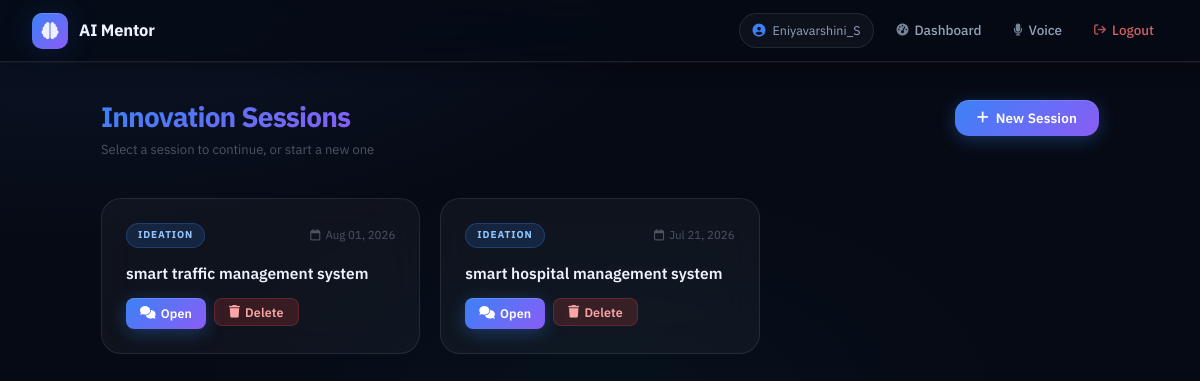
The app's page /dashboard/ (signed in) with its own data.
### models.py (models this page shows, shortened)
class User(UserMixin, db.Model):
    __tablename__ = "users"
    id = db.Column(db.Integer, primary_key=True)
    username = db.Column(db.String(64), unique=True, nullable=False)
    email = db.Column(db.String(120), unique=True, nullable=False)
    password_hash = db.Column(db.String(256), nullable=False)
    created_at = db.Column(db.DateTime, default=datetime.utcnow)
    sessions = db.relationship("MentorSession", back_populates="user", lazy="dynamic")

class MentorSession(db.Model):
    __tablename__ = "mentor_sessions"
    id = db.Column(db.Integer, primary_key=True)
    title = db.Column(db.String(200), nullable=False, default="Untitled Session")
    stage = db.Column(db.String(50), nullable=False, default="ideation")  # ideation | prototype | scale
    created_at = db.Column(db.DateTime, default=datetime.utcnow)
    updated_at = db.Column(db.DateTime, default=datetime.utcnow, onupdate=datetime.utcnow)
    user_id = db.Column(db.Integer, db.ForeignKey("users.id"), nullable=False)
    user = db.relationship("User", back_populates="sessions")
    messages = db.relationship("Message", back_populates="session", lazy="dynamic", cascade="all, delete-orphan")

### routes/dashboard.py (the view)
@dashboard_bp.route("/")
@login_required
def index():
    sessions = (
        current_user.sessions
        .order_by(MentorSession.updated_at.desc())
        .all()
    )
    return render_template("dashboard/index.html", sessions=sessions)

### user_loader.py (called while the page is built)
@login_manager.user_loader
def load_user(user_id: str):
    return db.session.get(User, int(user_id))

### templates/dashboard/index.html (shortened to what this page needs)
{% extends "base.html" %}
{% block content %}
<div class="dashboard">
  <div class="dashboard-header">
    <div>
      <h1>Innovation Sessions</h1>
      <p class="dash-sub">Select a session to continue, or start a new one</p>
    </div>
    <button class="btn btn-primary"
            onclick="document.getElementById('new-session-modal').style.display='flex'">
      <i class="fa-solid fa-plus"></i> New Session
    </button>
  </div>
  {% if sessions %}
    <div class="session-grid">
      {% for s in sessions %}
        <div class="session-card stage-{{ s.stage }}">
          <div class="session-card-header">
            <span class="stage-badge">{{ s.stage | capitalize }}</span>
            <span class="session-date">
              <i class="fa-regular fa-calendar"></i>
              {{ s.updated_at.strftime('%b %d, %Y') }}
            </span>
          </div>
          <h3 class="session-title">{{ s.title }}</h3>
          <div class="session-actions">
            <a href="{{ url_for('mentor.chat', session_id=s.id) }}"
               class="btn btn-sm btn-primary">
              <i class="fa-solid fa-comments"></i> Open
            </a>
            <form method="POST"
                  action="{{ url_for('dashboard.delete_session', session_id=s.id) }}"
                  onsubmit="return confirm('Delete this session?');"
                  style="display:inline;">
              <button type="submit" class="btn btn-sm btn-danger">
                <i class="fa-solid fa-trash"></i> Delete
              </button>
            </form>
          </div>
        </div>
      {% endfor %}
    </div>
  {% endif %}
</div>
{% endblock %}

### templates/base.html (shortened to what this page needs)
<!DOCTYPE html>
<html lang="en">
<head>
  <link rel="stylesheet" href="{{ url_for('static', filename='css/main.css') }}" />
  <link rel="stylesheet" href="https://cdnjs.cloudflare.com/ajax/libs/font-awesome/6.5.0/css/all.min.css" />
</head>
<body>
  <nav class="navbar">
    <a class="brand" href="{{ url_for('dashboard.index') }}">
      <span class="brand-icon"><i class="fa-solid fa-brain"></i></span>
      <span class="brand-text">AI Mentor</span>
    </a>
    <div class="nav-links">
      {% if current_user.is_authenticated %}
        <span class="nav-user">
          <i class="fa-solid fa-circle-user"></i>
          {{ current_user.username }}
        </span>
        <a href="{{ url_for('dashboard.index') }}">
          <i class="fa-solid fa-gauge-high"></i>
          <span>Dashboard</span>
        </a>
        <a href="{{ url_for('voice.index') }}">
          <i class="fa-solid fa-microphone"></i>
          <span>Voice</span>
        </a>
        <a href="{{ url_for('auth.logout') }}" class="nav-logout">
          <i class="fa-solid fa-arrow-right-from-bracket"></i>
          <span>Logout</span>
        </a>
      {% endif %}
    </div>
  </nav>
  <main class="container">
    {% block content %}{% endblock %}
  </main>
</body>
</html>

### records on screen
User: username "Eniyavarshini_S"
MentorSession: stage "IDEATION", updated_at "Aug 01, 2026", title "smart traffic management system"
MentorSession: stage "IDEATION", updated_at "Jul 21, 2026", title "smart hospital management system"
